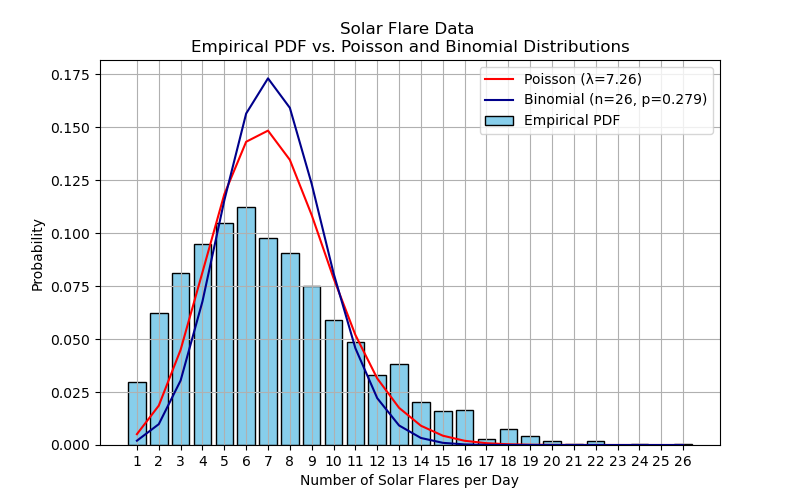

Recreate this plot in Python.
#!/usr/bin/env python3
# -*- coding: utf-8 -*-
"""
Created on Tue Feb 25 10:28:09 2025

@author: kfrench
"""

import numpy as np
import matplotlib.pyplot as plt
from scipy.stats import poisson, binom

# Load data
data = np.loadtxt("xray.txt")
dates = data[:, :3]  # Extract year, month, day

# Flare counts
unique_days, counts = np.unique(dates, axis=0, return_counts=True)

# Compute PDF 
unique_counts, frequencies = np.unique(counts, return_counts=True)
pdf = frequencies / np.sum(frequencies)  # Normalize PDF

# Compute λ 
lambda_poisson = np.mean(counts)

# Compute Poisson probabilities
poisson_prob = poisson.pmf(unique_counts, lambda_poisson)

# Estimate Binomial Parameters
n_max_counts = max(counts)  # Maximum observed flares per day 
est_prob = np.sum(counts) / (len(counts) * n_max_counts)  # Estimated probability of a flare occurring per trial

# Compute Binomial probabilities
binomial_prob = binom.pmf(unique_counts, n_max_counts, est_prob)

# Plot the PDF, Poisson, and Binomial distributions
plt.figure(figsize=(8, 5))
plt.bar(unique_counts, pdf, width=0.8, color="skyblue", edgecolor="black", label="Empirical PDF")
plt.plot(unique_counts, poisson_prob, color = 'red', markersize=5, label=f"Poisson (λ={lambda_poisson:.2f})")
plt.plot(unique_counts, binomial_prob, color='darkblue', markersize=5,label=f"Binomial (n={n_max_counts}, p={est_prob:.3f})")
plt.xlabel("Number of Solar Flares per Day")
plt.ylabel("Probability")
plt.title("Solar Flare Data \nEmpirical PDF vs. Poisson and Binomial Distributions")
plt.xticks(range(min(unique_counts), max(unique_counts) + 1))
plt.grid()
plt.legend()

plt.show()
